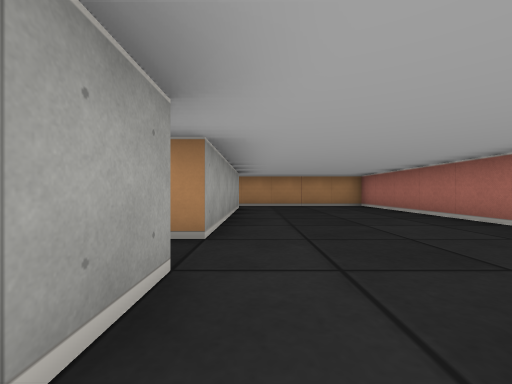
view 1 (above)

14 first-person views from a walk through a cub3D maze. The camera is about half as high as the walls, looks level and sees 90° across. The floor is counted in squares. Each view is taken from the middle of a square. On the plan, view 1 faces up. The plan holds only what a view shows up to about 9 squares ahead; the rest is blank.

view 2
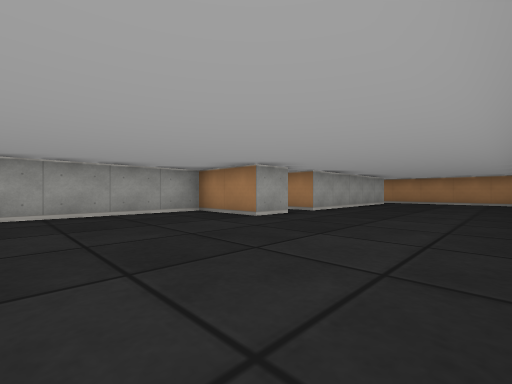

view 3
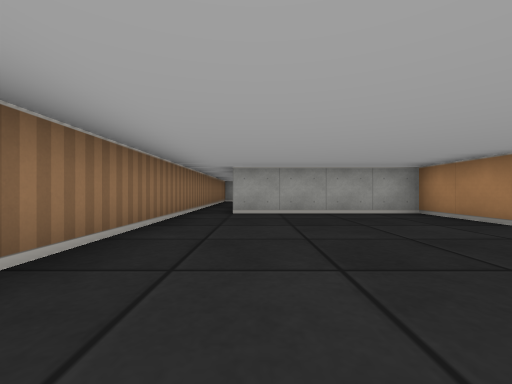

view 4
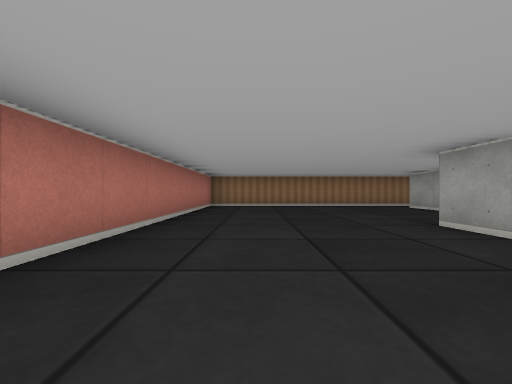

view 5
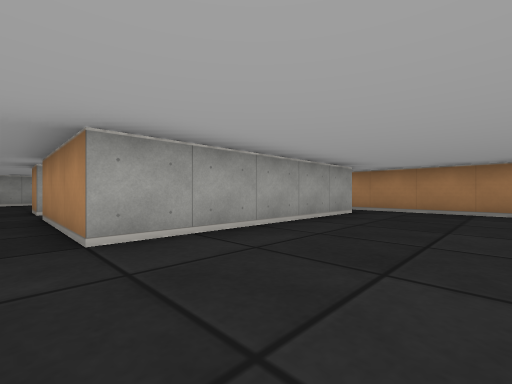

view 6
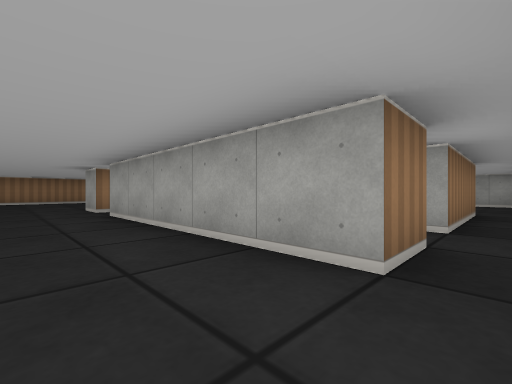

view 7
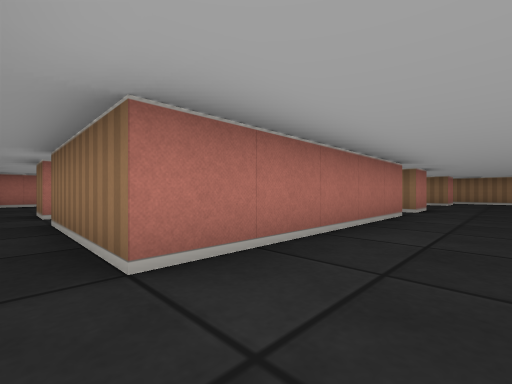

view 8
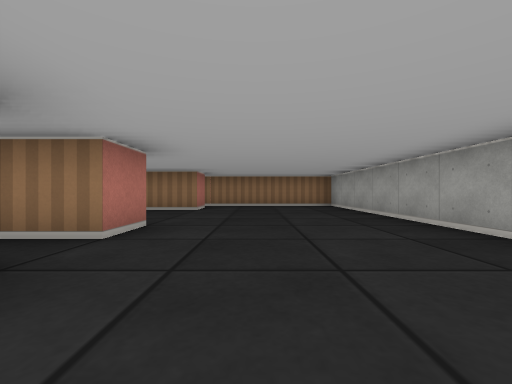

view 9
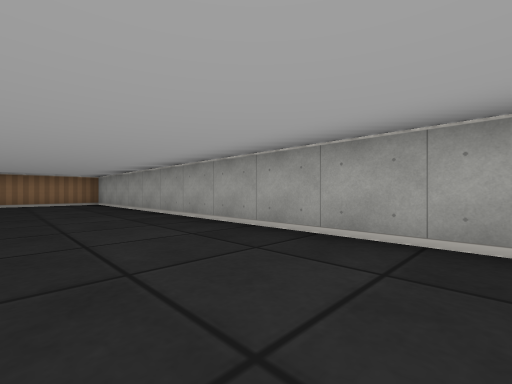

view 10
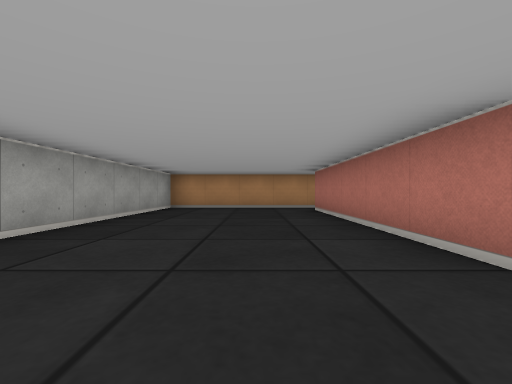

view 11
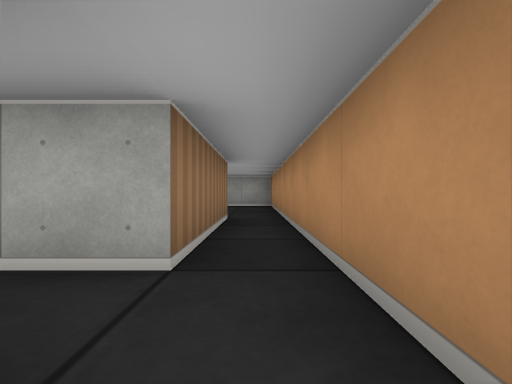

view 12
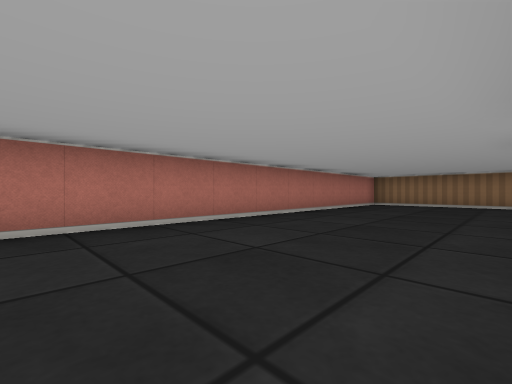

view 13
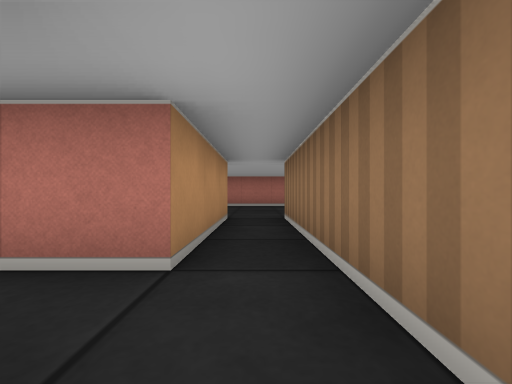

view 14
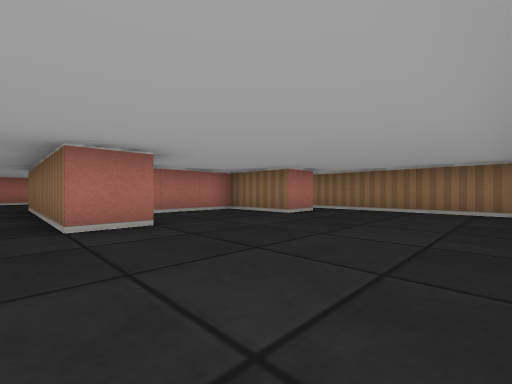

### Floor plan
Points are (right, up) in squares from view 1. A wall is a line through its corners. A room is listed if a view was taken in it or the views show most of it. See-through windows are left out.
Room 1 (views 1, 2, 3, 4, 5, 6, 12)
walls: (-0.5, 1.5) (-0.5, 0.5) (-2.5, 0.5) (-2.5, -3.5); (-2.5, -4.5) (3.5, -4.5) (3.5, 8.5) (-0.5, 8.5); (-0.5, 7.5) (-0.5, 2.5)
ways out: opening at (-3, -4) to room 2; opening at (-1, 8) to room 3; opening at (-1, 2) to room 4
Room 2 (views 7, 8, 9, 10, 13, 14)
walls: (-5.5, 0.5) (-5.5, 1.5) (-4.5, 1.5); (-4.5, 2.5) (-5.5, 2.5) (-5.5, 7.5) (-2.5, 7.5); (-5.5, -3.5) (-5.5, -2.5) (-3.5, -2.5) (-3.5, -0.2); (-2.5, 8.5) (-9.5, 8.5) (-9.5, -4.5) (-2.5, -4.5)
ways out: opening at (-3, -4) to room 1; opening at (-3, 8) to room 3; opening at (-5, 2) to room 4
Room 3 (view 11)
walls: (-2.5, 7.5) (-2.5, 6.5); (-1.5, 7.5) (-0.5, 7.5); (-0.5, 8.5) (-2.5, 8.5)
ways out: opening at (-1, 8) to room 1; opening at (-3, 8) to room 2
Room 4 (no view inside)
walls: (-4.5, 1.5) (-0.5, 1.5); (-0.5, 2.5) (-3.5, 2.5) (-3.5, 3.5)
ways out: opening at (-1, 2) to room 1; opening at (-5, 2) to room 2

Where each view was taken, in squares from view 1:
view 1: 0 up, 0 right, facing up
view 2: 3 down, 3 right, facing up-left
view 3: 3 down, 3 right, facing left
view 4: 4 up, 2 right, facing down
view 5: 2 up, 2 right, facing up-left
view 6: 8 up, 1 right, facing down-left
view 7: 8 up, 7 left, facing down-right
view 8: 4 up, 7 left, facing down
view 9: 6 up, 7 left, facing down-left
view 10: 1 up, 7 left, facing up
view 11: 8 up, 1 left, facing left
view 12: 5 up, 0 right, facing down-right
view 13: 2 up, 5 left, facing right
view 14: 2 up, 9 left, facing down-right
